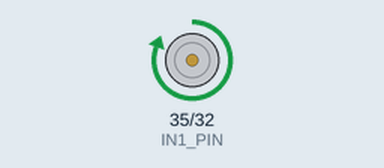
This sketch was run on a simulated ESP32. Shown: motor-driver pin pairs drawn as motors (green arrow = first pin HIGH = forward, orange = second pin HIGH = backward, longer = more drive, scaled by the enable pin).

Above: at 1.0 s.
At 5.0 s:
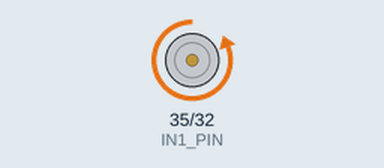
At 7.0 s:
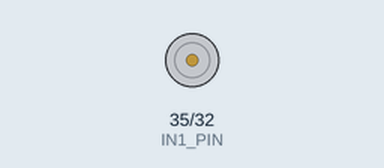
Timing chart, 0 to 10.4 s (numbered marks = the images above):
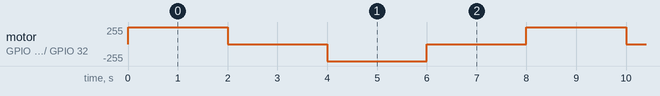

The sketch:

Step_6_Motor.ino
```cpp
/*
Added a motor. Code for single motor
*/

#define EN1_PIN  34
#define IN1_PIN  35
#define IN2_PIN  32

void setup() {
  // Set pin modes
  pinMode(EN1_PIN, OUTPUT);
  pinMode(IN1_PIN, OUTPUT);
  pinMode(IN2_PIN, OUTPUT);

  // Enable the motor driver channel
  digitalWrite(EN1_PIN, HIGH);
}

void loop() {
  // To move the motor "forward":
  digitalWrite(IN1_PIN, HIGH);  // IN1 HIGH
  digitalWrite(IN2_PIN, LOW);   // IN2 LOW
  delay(2000);

  // To stop:
  digitalWrite(IN1_PIN, LOW);
  digitalWrite(IN2_PIN, LOW);
  delay(2000);

  // To reverse the motor direction:
  digitalWrite(IN1_PIN, LOW);
  digitalWrite(IN2_PIN, HIGH);
  delay(2000);

  // Stop again:
  digitalWrite(IN1_PIN, LOW);
  digitalWrite(IN2_PIN, LOW);
  delay(2000);
}
```

Measured:
- by itself, motor on GPIO 35 (IN1_PIN) / GPIO 32 (IN2_PIN): repeats every 8.0 s: stopped 2.0 s, backward 255/255 2.0 s, stopped 2.0 s, forward 255/255 2.0 s
